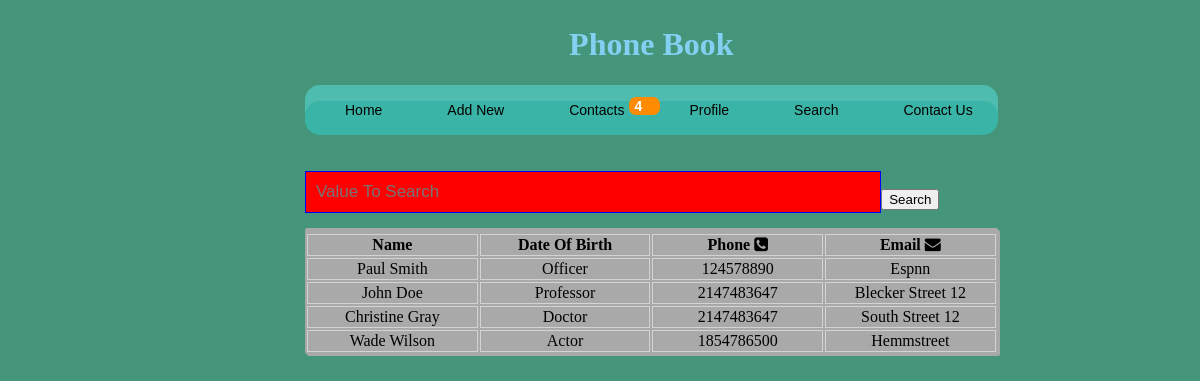
Screenshot of /search.php with the database file from the repository.
### tables this page shows
CREATE TABLE IF NOT EXISTS `contactdetails` (
`contact_id` int(11) NOT NULL COMMENT 'Primary Key',
  `contact_name` varchar(255) NOT NULL,
  `Date_of_Birth` varchar(255) NOT NULL,
  `phone` int(11) NOT NULL,
  `email` varchar(255) NOT NULL
);

### search.php (the view, shortened to what this page needs)
<?php
include 'db.php';
if(isset($_POST['search']))
{
    $valueToSearch = $_POST['fname'];
    $query = "SELECT * FROM contactdetails WHERE CONCAT(`contact_name`, `Date_of_Birth`, `phone`, `email`) LIKE '%".$valueToSearch."%'";
                 $search_result = filterTable($query);
}
 else {
    $query = "SELECT * FROM `contactdetails`";
    $search_result = filterTable($query);
}
function filterTable($query)
{
    $connect = mysqli_connect("localhost", "root", "", "phonebook");
    $filter_Result = mysqli_query($connect, $query);
    return $filter_Result;
}
?>
<!DOCTYPE html>
<html>
    <head>
        <link rel="stylesheet" href="style.css">
<link rel="stylesheet" href="https://cdnjs.cloudflare.com/ajax/libs/font-awesome/4.7.0/css/font-awesome.min.css">
    </head>
    <body>
        <div id = "main">
  <h1> Phone Book</h1>
  <?php  include 'menu-main.php';?><br><br>
<div><form action="<?php echo $_SERVER['PHP_SELF']; ?>" method="post">
      <input type="text" name="fname" placeholder="Value To Search"><br>
            <input type="submit" name="search" value="Search"><br><br>
    </form>
 </div>
   <table class=" viewtabl" >
  <th>
  <tr>
  <td><strong>Name</strong></td>
  <td><strong>Date Of Birth</strong></td>
  <td><strong>Phone</strong> <i class="fa fa-phone-square"> </i></td>
  <td><strong>Email</strong> <i class="fa fa-envelope"> </i></td>
  </tr>
  </th>
                <?php while($row = mysqli_fetch_array($search_result)):?>
                <tr>
                    <td><?php echo $row['contact_name'];?></td>
                    <td><?php echo $row['Date_of_Birth'];?></td>
                    <td><?php echo $row['phone'];?></td>
                    <td><?php echo $row['email'];?></td>
                </tr>
                <?php endwhile;?>
            </table>
    </body>
</html>

### menu-main.php (shortened to what this page needs)
<?php
include 'db.php';
$query = "SELECT contact_id FROM contactdetails ";
    $result = mysqli_query($con,$query);
	$row = @mysqli_num_rows($result);
?>
<div class="menu">
   <ul>
      <li><a href="dashboard.php">Home</a></li>
      <li><a href="add_user.php">Add New</a>
      <li><a href="view_user.php">Contacts</a><?php echo '<p class= "count">'.$row.'</p>';?>
      <li><a href="#">Profile</a>
      </li>
<li><a href="search.php">Search</a></li>
      <li><a href="contact.php">Contact Us</a></li>
   </ul>
</div>

### style.css (style rules this page uses)
body { margin:0px; padding:0px; background: #45957a; }
div#main { position: absolute; left: 25%; padding: 5px; }
#main h1 { text-transform:capitalize; text-align: center; color: #83d0f2; }
p.count { background: darkorange; float: right; margin-top: -38px; width: 20%; border-radius: 7px; color: white; padding: 1px 5px; border: none; margin-right:-11px; }
table.viewtabl { width: 100%; background: darkgray; border-radius: 2px; box-shadow: 2px 2px darkgrey; }
.viewtabl td { border: 1px solid lightgray; width: 104px; text-align: center; }
.menu { border:none; border:0px; margin:0px; padding:0px; font: 67.5% "Lucida Sans Unicode", "Bitstream Vera Sans", "Trebuchet Unicode MS", "Lucida Grande", Verdana, Helvetica, sans-serif; font-size:14px; font-weight:bold; }
.menu ul { background:#3ab4a6; height:50px; list-style:none; margin:0; padding:0; -webkit-border-radius: 15px; -moz-border-radius: 15px; border-radius: 15px; -webkit-box-shadow: inset 0px 16px 0px 0px rgba(255, 255, 255, .1); -moz-box-shadow: inset 0px 16px 0px 0px rgba(255, 255, 255, .1); box-shadow: inset 0px 16px 0px 0px rgba(255, 255, 255, .1); }
.menu li { float:left; padding:0px 0px 0px 15px; }
.menu li a { color:#000; display:block; font-weight:normal; line-height:50px; margin:0px; padding:0px 25px; text-align:center; text-decoration:none; }
input[type=text] { padding: 10px; font-size: 17px; border: 1px solid blue; float: left; width: 80%; background: red; }

### rows the page displays
contactdetails: contact_name "Paul Smith", Date_of_Birth "Officer", phone "124578890", email "Espnn"
contactdetails: contact_name "John Doe", Date_of_Birth "Professor", phone "2147483647", email "Blecker Street 12"
contactdetails: contact_name "Christine Gray", Date_of_Birth "Doctor", phone "2147483647", email "South Street 12"
contactdetails: contact_name "Wade Wilson", Date_of_Birth "Actor", phone "1854786500", email "Hemmstreet"

### other values shown
$row "4"
